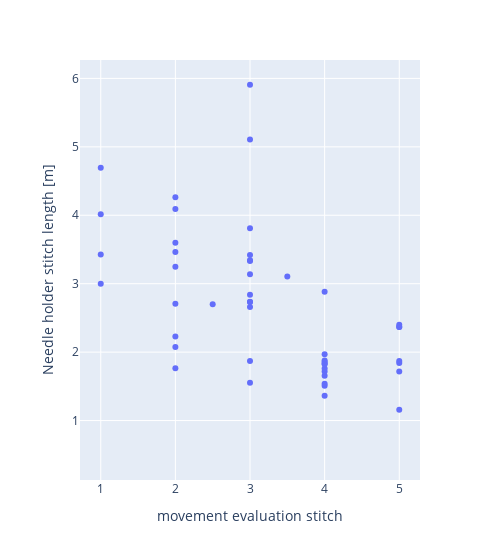

The notebook cell this image was saved under:
### Code cell
import plotly.express as px
px.scatter(dfst, y="Needle holder stitch length [m]", x=relevant_column, hover_data=["filename", "stitch_id"], width=500)

### Figure 1 — Plotly figure (JSON) as saved in the notebook; plotly's stock layout.template omitted (floating-point values rounded to 4 significant figures; data arrays with more than 128 entries replaced by an {"elided": "..."} marker saying what was removed)
{"data": [{"customdata": {"elided": "120x2 mixed values"}, "hovertemplate": "movement evaluation stitch=%{x}<br>Needle holder stitch length [m]=%{y}<br>filename=%{customdata[0]}<br>stitch_id=%{customdata[1]}<extra></extra>", "legendgroup": "", "marker": {"color": "#636efa", "symbol": "circle"}, "mode": "markers", "name": "", "orientation": "v", "showlegend": false, "x": [3.0, null, null, null, 4.0, 2.0, 4.0, 4.0, 1.0, 3.0, 2.0, 3.0, 2.0, 2.0, 1.0, 3.0, 2.5, 3.0, 3.0, 3.5, 2.0, 4.0, 4.0, 4.0, 2.0, 3.0, 5.0, 4.0, 3.0, 3.0, 3.0, null, null, null, 2.0, null, 4.0, 3.0, null, null, null, null, 1.0, 2.0, 2.0, 5.0, null, 3.0, 1.0, null, null, 3.5, 5.0, null, null, null, 5.0, null, 4.0, 4.0, null, null, null, null, 3.0, null, 3.0, null, null, null, null, null, null, null, 3.0, 5.0, null, 3.5, null, null, null, null, null, null, null, null, 5.0, null, null, 5.0, null, null, null, null, null, null, 4.0, null, null, null, null, null, null, null, 4.0, null, null, null, null, null, null, null, null, null, null, null, 5.0, null, null, 3.0], "xaxis": "x", "y": [5.907, 0.5667, 0.9042, 2.949, 1.509, 3.598, 1.361, 1.969, 3.425, 3.812, 4.092, 2.736, 2.227, 3.249, 4.693, 3.139, 2.699, null, 1.554, 3.105, 2.075, 1.878, 1.833, 1.654, 3.463, 3.342, 1.842, 1.715, 2.837, 2.733, 5.106, 0.4931, null, 4.003, 2.708, null, 1.759, 3.331, null, null, null, null, 4.013, 1.764, 4.262, 2.368, null, null, 2.999, null, null, null, 1.716, null, null, null, 1.158, null, 1.857, 1.823, null, 1.613, null, 4.857, null, null, 1.869, null, null, null, null, null, null, null, 3.418, null, null, null, null, null, null, null, null, null, null, null, 2.367, null, null, 1.869, null, 1.411, null, null, null, null, 1.539, null, null, null, null, null, null, null, 2.884, null, null, null, null, null, null, null, null, null, null, null, 2.398, null, null, 2.658], "yaxis": "y", "type": "scatter"}], "layout": {"xaxis": {"anchor": "y", "domain": [0.0, 1.0], "title": {"text": "movement evaluation stitch"}}, "yaxis": {"anchor": "x", "domain": [0.0, 1.0], "title": {"text": "Needle holder stitch length [m]"}}, "legend": {"tracegroupgap": 0}, "margin": {"t": 60}, "width": 500}}
